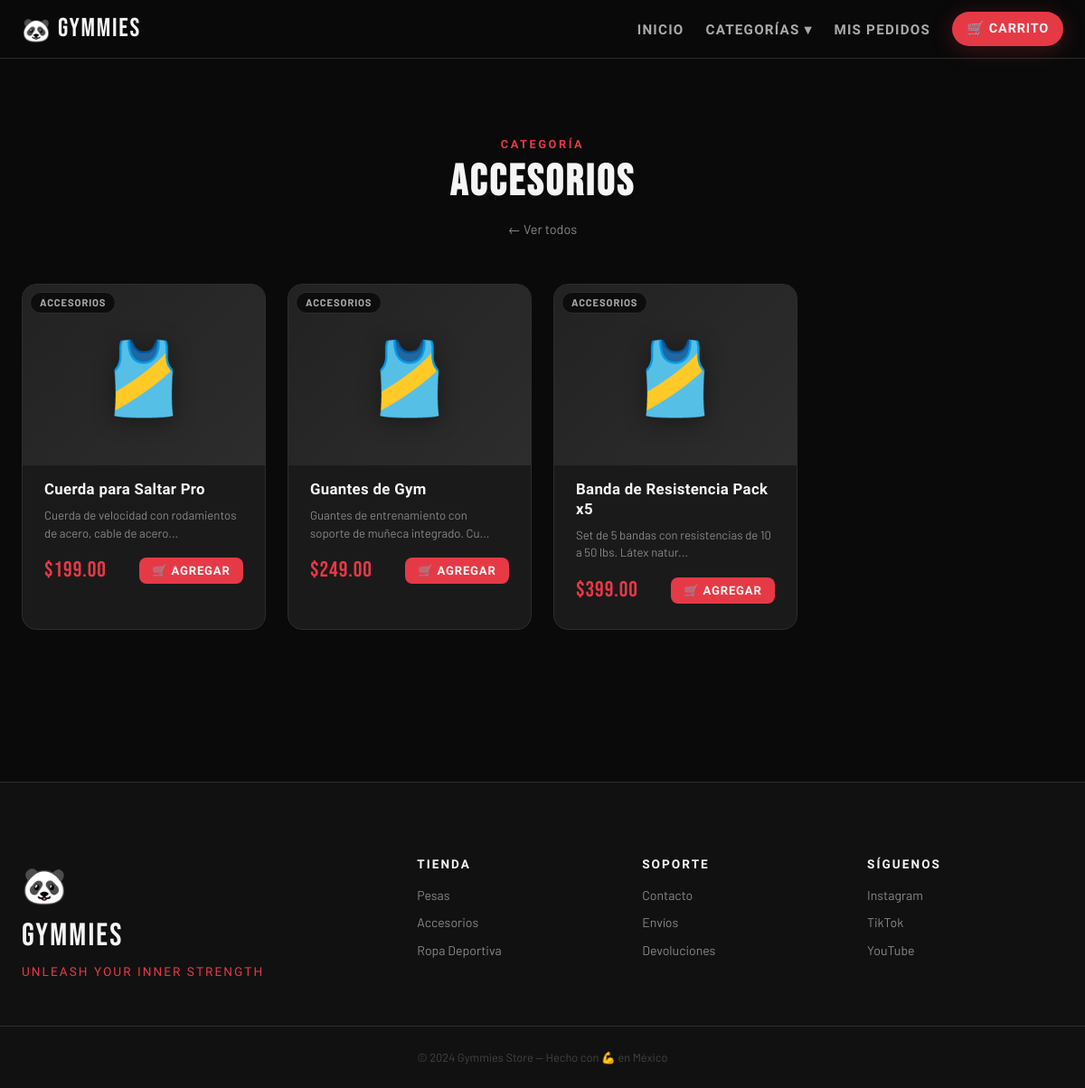
Page /categoria/Accesorios on the committed database.
### tables this page shows
CREATE TABLE productos (
        id INTEGER PRIMARY KEY AUTOINCREMENT,
        nombre TEXT NOT NULL,
        descripcion TEXT,
        precio REAL NOT NULL,
        costo REAL NOT NULL DEFAULT 0,
        imagen TEXT,
        categoria TEXT,
        stock INTEGER NOT NULL DEFAULT 0
    );

### app.py (the view)
@app.route('/categoria/<nombre>')
def categoria(nombre):
    productos = get_productos_por_categoria(nombre)
    avisos = get_avisos_activos()
    return render_template('index.html', productos=productos, categoria_activa=nombre, avisos=avisos)

### app.py (called while the page is built)
@app.context_processor
def inject_globals():
    carrito_count = 0
    if 'usuario' in session:
        items = get_carrito()
        carrito_count = sum(item['cantidad'] for item in items)
    return {'carrito_count': carrito_count, 'STATUS_LABELS': STATUS_LABELS}

### tienda_db.py (called while the page is built)
def get_connection():
    conn = sqlite3.connect(DB_PATH)
    conn.row_factory = sqlite3.Row
    return conn

def get_productos_por_categoria(categoria):
    conn = get_connection()
    productos = conn.execute('SELECT * FROM productos WHERE categoria=?', (categoria,)).fetchall()
    conn.close()
    return productos

def get_avisos_activos():
    conn = get_connection()
    avisos = conn.execute('SELECT * FROM avisos WHERE activo=1 ORDER BY fecha DESC').fetchall()
    conn.close()
    return avisos

### templates/index.html (shortened to what this page needs)
{% extends 'base.html' %}
{% block content %}
<section class="products-section" id="productos">
    <div class="container">
        {% if categoria_activa %}
        <div class="section-header">
            <div class="section-tag">Categoría</div>
            <h2 class="section-title">{{ categoria_activa }}</h2>
            <a href="{{ url_for('index') }}" class="back-link">← Ver todos</a>
        </div>
        {% else %}
        <div class="section-header">
            <div class="section-tag">Catálogo</div>
            <h2 class="section-title">Productos Destacados</h2>
        </div>
        {% endif %}
        <div class="products-grid">
            {% for p in productos %}
            <article class="product-card">
                <a href="{{ url_for('producto', id=p['id']) }}" class="product-img-link">
                    <div class="product-img-wrap">
                        <div class="product-img-placeholder">
                            {% if p['categoria'] == 'Pesas' %}🏋️
                            {% elif p['categoria'] == 'Accesorios' %}🎽
                            {% else %}👕{% endif %}
                        </div>
                    </div>
                    <div class="product-cat-badge">{{ p['categoria'] }}</div>
                </a>
                <div class="product-info">
                    <h3 class="product-name">{{ p['nombre'] }}</h3>
                    <p class="product-desc">{{ p['descripcion'][:60] }}{% if p['descripcion']|length > 60 %}...{% endif %}</p>
                    <div class="product-footer">
                        <span class="product-price">${{ "%.2f"|format(p['precio']) }}</span>
                        <form action="{{ url_for('agregar', id=p['id']) }}" method="POST" class="add-form">
                            <button type="submit" class="btn-add">
                                <span>🛒</span> Agregar
                            </button>
                        </form>
                    </div>
                </div>
            </article>
            {% else %}
            <div class="empty-state">
                <div class="empty-icon">🏋️</div>
                <h3>No hay productos en esta categoría</h3>
                <a href="{{ url_for('index') }}" class="btn-primary">Ver todos</a>
            </div>
            {% endfor %}
        </div>
    </div>
</section>
{% endblock %}

### rows in the picture
productos: categoria "ACCESORIOS", nombre "Cuerda para Saltar Pro", descripcion "Cuerda de velocidad con rodamientos de acero, cable de acero", precio "199.00"
productos: categoria "ACCESORIOS", nombre "Guantes de Gym", descripcion "Guantes de entrenamiento con soporte de muñeca integrado. Cu", precio "249.00"
productos: categoria "ACCESORIOS", nombre "Banda de Resistencia Pack x5", descripcion "Set de 5 bandas con resistencias de 10 a 50 lbs. Látex natur", precio "399.00"

### other values in the picture
{{ categoria_activa }} "Accesorios"
